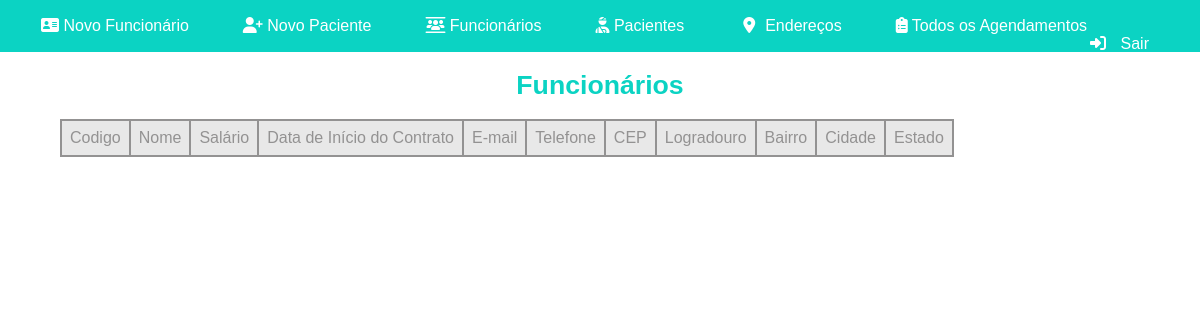
Page /funcionarios on the earlier database version.
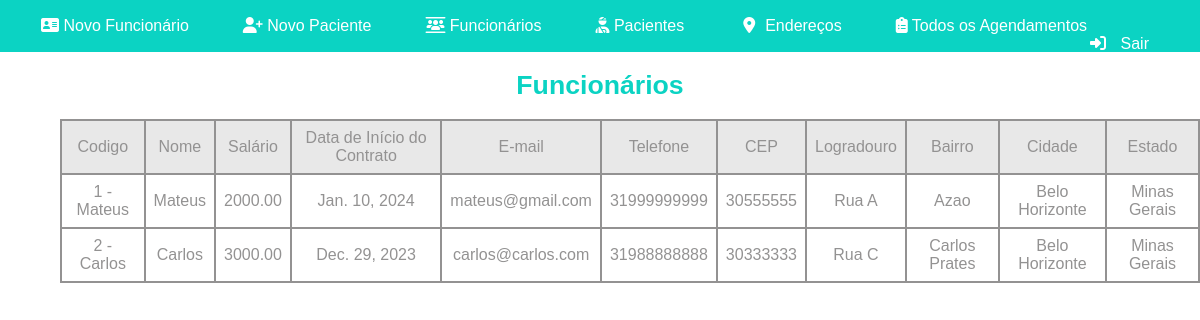
Same page on the later database version.
### clinica/models.py (models this page shows, shortened)
class Funcionario(models.Model):
    datacontrato = models.DateField()
    salario = models.DecimalField(max_digits=10, decimal_places=2)
    senha = models.CharField(max_length=20)
    codigo = models.OneToOneField(Pessoa, primary_key=True, on_delete=models.CASCADE)

class Pessoa(models.Model):
    codigo = models.IntegerField(primary_key=True)
    nome = models.CharField(max_length=70)
    email = models.CharField(max_length=70)
    telefone = models.CharField(max_length=70)
    cep = models.CharField(max_length=70)
    logradouro = models.CharField(max_length=70)
    bairro = models.CharField(max_length=70)
    cidade = models.CharField(max_length=70)
    estado = models.CharField(max_length=70)
    def __str__(self):
        return str(self.codigo) + " - " + self.nome

### clinica/views.py (the view)
# urls.py: path('funcionarios', views.funcionariosClinica, name = 'funcionarios')
def funcionariosClinica(request):
    funcionarios = Funcionario.objects.all().order_by('codigo')
    return render(request, 'clinica/funcionarios.html', {'funcionarios': funcionarios})

### clinica/templates/clinica/funcionarios.html (shortened to what this page needs)
{% load static %}
<!DOCTYPE html>
<html lang="en">
<head>
    <link rel="stylesheet" href="{% static 'css/style.css' %}">
</head>
<body>
    <div class="barra-navegacao">
        <ul>
            <li><a href="novofuncionario"><i class="fa-solid fa-address-card"></i> Novo Funcionário</a></li>
            <li><a href="novopaciente"><i class="fa-solid fa-user-plus"></i> Novo Paciente</a></li>
            <li><a href="funcionarios"><i class="fa-solid fa-users-between-lines"></i> Funcionários</a></li>
            <li><a href="pacientes"><i class="fa-solid fa-user-injured"></i> Pacientes</a></li>
            <li><a href="enderecos"><i class="fa-solid fa-location-dot"></i>Endereços</a></li>
            <li><a href="todosagendamentos"><i class="fa-solid fa-clipboard-list"></i> Todos os Agendamentos</a></li>
            <li class="login"><a href="index"><i class="fa-solid fa-right-to-bracket"></i> Sair</a></li>
        </ul>
    </div>
    <div class="intro">
        <h1>Funcionários</h1>
    </div>
    <div class="exibirfunc">
        <table class="tabelada">
            <tr class="init">
                <td>Codigo</td>
                <td>Nome</td>
                <td>Salário</td>
                <td>Data de Início do Contrato</td>
                <td>E-mail</td>
                <td>Telefone</td>
                <td>CEP</td>
                <td>Logradouro</td>
                <td>Bairro</td>
                <td>Cidade</td>
                <td>Estado</td>
            </tr>
            {% for funcionario in funcionarios %}
            <tr>
                <td>{{funcionario.codigo}}</td>
                <td>{{funcionario.codigo.nome}}</td>
                <td>{{funcionario.salario}}</td>
                <td>{{funcionario.datacontrato}}</td>
                <td>{{funcionario.codigo.email}}</td>
                <td>{{funcionario.codigo.telefone}}</td>
                <td>{{funcionario.codigo.cep}}</td>
                <td>{{funcionario.codigo.logradouro}}</td>
                <td>{{funcionario.codigo.bairro}}</td>
                <td>{{funcionario.codigo.cidade}}</td>
                <td>{{funcionario.codigo.estado}}</td>
            </tr>
            {% endfor %}
        </table>
    </div>
</body>
</html>

### clinica/static/css/style.css (style rules this page uses)
body { margin:0px; }
.barra-navegacao { border: 1px solid rgb(11, 211, 195); background-color: rgb(11, 211, 195); }
.barra-navegacao ul li { display: inline; color: white; font-family: Verdana, Geneva, Tahoma, sans-serif; font-size: 12pt; margin-right: 50px; }
.barra-navegacao a:link { color:white; text-decoration: none; }
.login { float: right; }
.fa-solid.fa-hospital, .fa-solid.fa-photo-film, .fa-solid.fa-location-dot, .fa-solid.fa-clock, .fa-solid.fa-right-to-bracket { color: white; margin-right: 10px; margin-left: 5px; }
.intro h1 { font-weight: bolder; color: rgb(11, 211, 195); font-family: Verdana, Geneva, Tahoma, sans-serif; font-size: 20pt; text-align: center; }
.tabelada { border-collapse: collapse; margin-left: 5%; }
.tabelada, .tabelada td, .tabelada th { font-family: Verdana, Geneva, Tahoma, sans-serif; border: 2px solid rgb(147, 146, 146); text-align: center; padding: 8px; color: rgb(147, 146, 146); }
.init { font-family: Verdana, Geneva, Tahoma, sans-serif; border: 2px solid rgb(147, 146, 146); text-align: center; padding: 8px; color: rgb(147, 146, 146); background-color: rgb(232, 232, 232); }

Differences in the rows shown:
added Funcionario: codigo "1 - Mateus", codigo.nome "Mateus", salario "2000.00", datacontrato "Jan. 10, 2024", codigo.email "mateus@gmail.com", codigo.telefone "31999999999", codigo.cep "30555555", codigo.logradouro "Rua A", codigo.bairro "Azao", codigo.cidade "Belo Horizonte", codigo.estado "Minas Gerais"
added Funcionario: codigo "2 - Carlos", codigo.nome "Carlos", salario "3000.00", datacontrato "Dec. 29, 2023", codigo.email "carlos@carlos.com", codigo.telefone "31988888888", codigo.cep "30333333", codigo.logradouro "Rua C", codigo.bairro "Carlos Prates", codigo.cidade "Belo Horizonte", codigo.estado "Minas Gerais"
